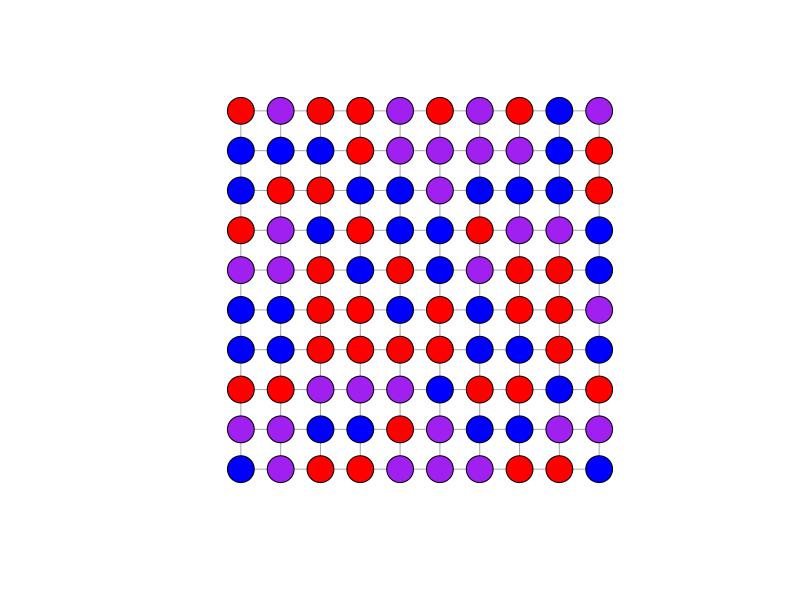
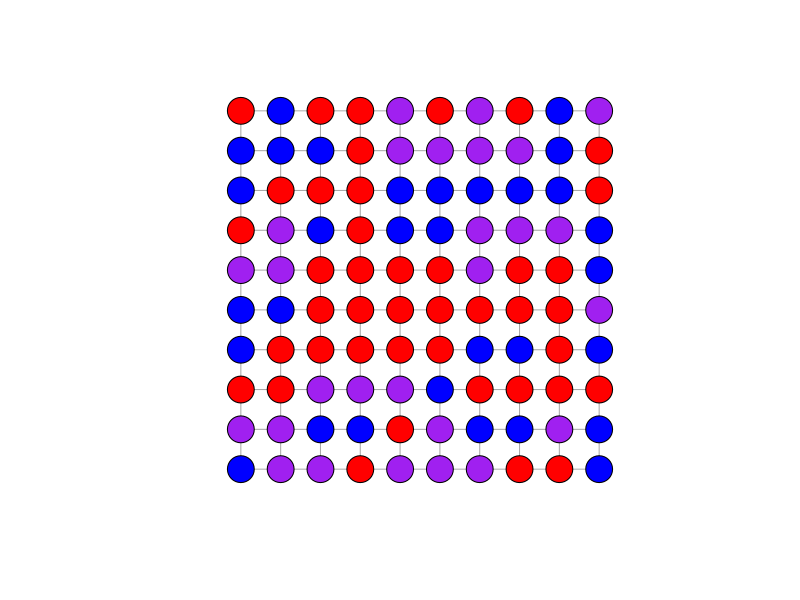
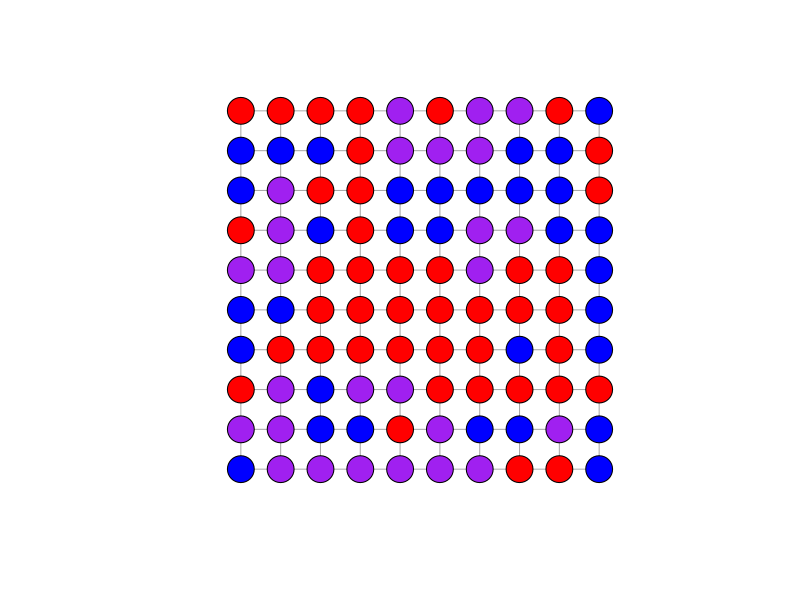
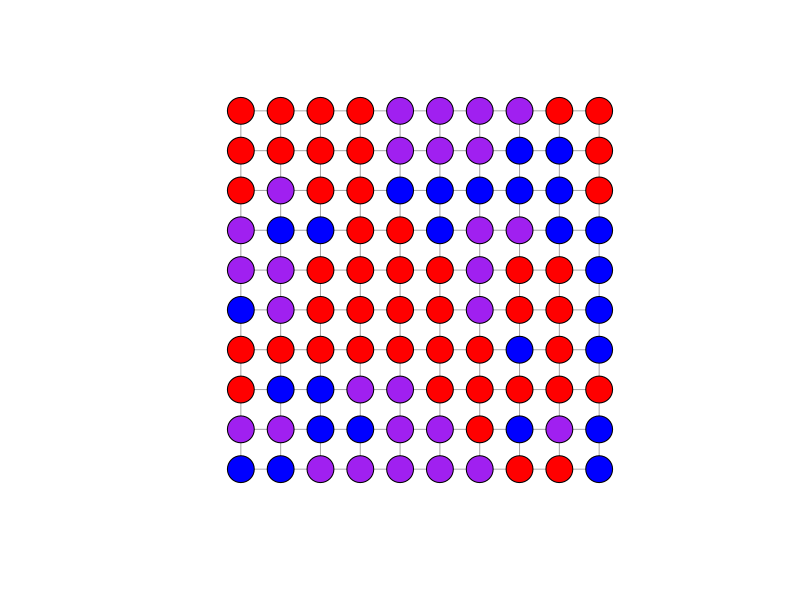
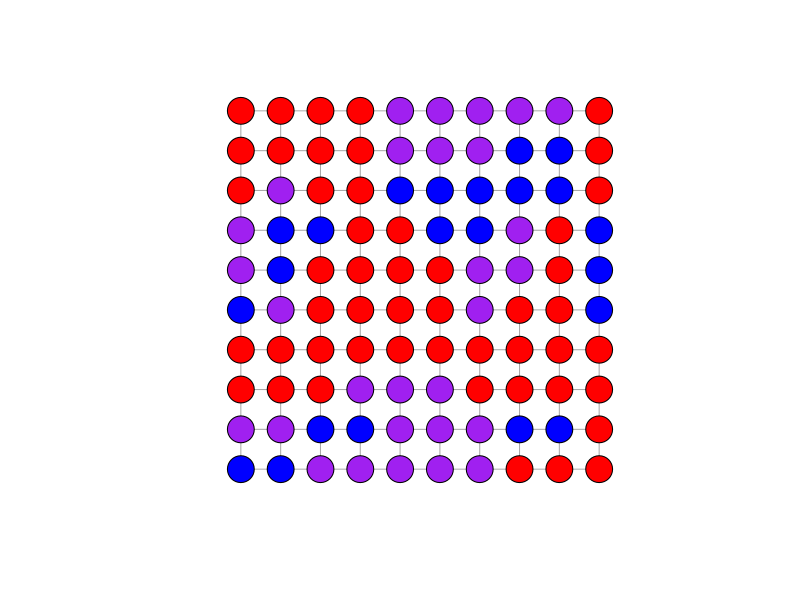
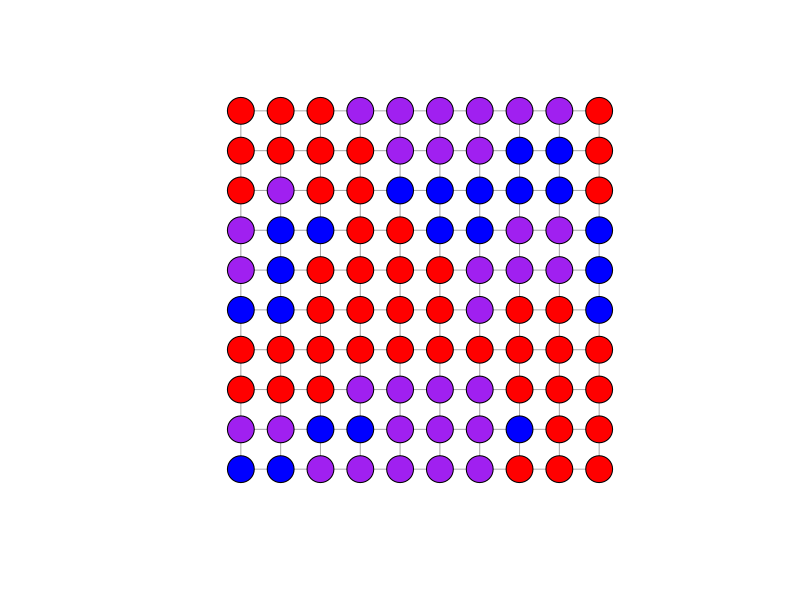
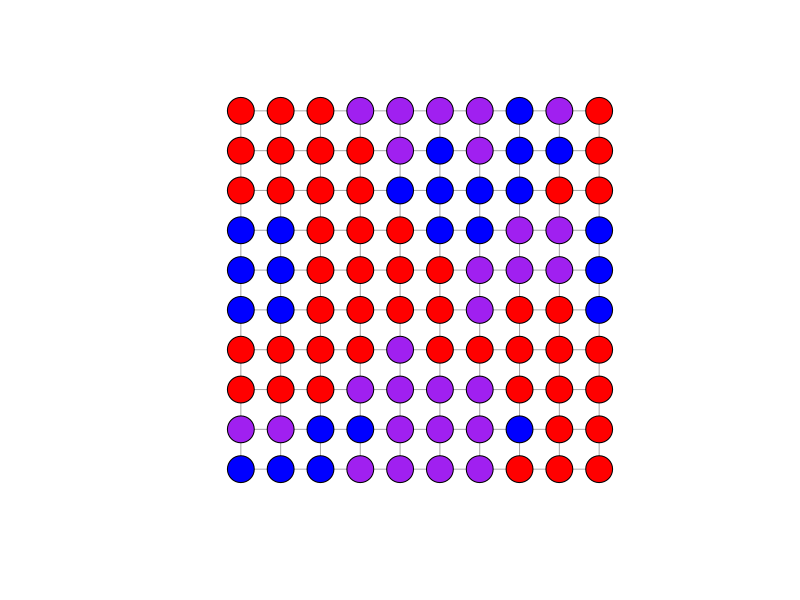
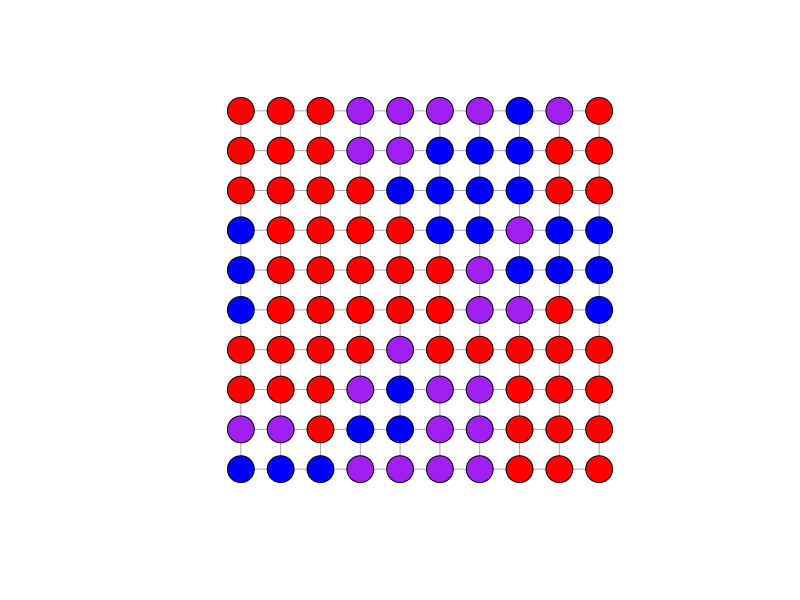

Write the R code that produced these figures, in order.
## ---- chunk 1
# RMarkdown
knitr::opts_chunk$set(echo = TRUE)

# Packages
library(igraph)
library(reshape2)
library(ggplot2)
## ---- chunk 2
# Define function to simulate simple game 
simple_RPS <- function(n_rounds){
  
  # Define size of the lattice
  side_length <- 10 
  
  # Create an empty data.frame to store strategy frequencies
  strat_freq <- data.frame()
  
  # Create a lattice network using the igraph package
  l <- graph.lattice(length = side_length, dim = 2)
  
  # Every individual (vertices) chooses a strategy at random
  V(l)$weapon <- sample(c(1:3), size = length(V(l)), replace = T)
  
  # Colour the different options
  V(l)[weapon==1]$color <- "purple" # Paper
  V(l)[weapon==2]$color <- "blue" # Scissors (sapphire)
  V(l)[weapon==3]$color <- "red" # Rock
  
  # Initial arrangement: 
  plot(l,
       layout = as.matrix(expand.grid(1:side_length, 1:side_length)),
       vertex.label=NA)
  
  # Simulate n rounds
  for(t in 1:n_rounds){
    
    # Pick a random agent
    from <- as.numeric(sample(V(l), 1))
    # Find its neighbours
    nei <- neighbors(l, v = from, mode = 'all')
    
    # If there is only one weapon type left, then stop simulation 
    if(length(unique(V(l)$weapon))==1) {
      stop(paste(unique(V(l)$weapon),
                 'has won the game after',
                 t,
                 'rounds!'))
      } else {
        # If there are multiple weapon types then choose 1 of agent's neighbours
        to <- sample(nei, 1)
        from_to <- c(from, to)
        
        # Find both their weapon types
        w <- as.numeric(V(l)$weapon[from_to])
        
        # If both weapons are equal, nothing happens:
        if(w[1]==w[2]) {} else{
          
          # If one chooses Rock and the other Paper, Paper wins:
          if(max(w) == 3 && min(w) == 1) {
            V(l)$weapon[from_to[w==3]] <- "1" 
            }
          else{
            # For the two other cases, the better weapon wins:
            V(l)$weapon[from_to[w == min(w)]] <- V(l)$weapon[from_to[w == max(w)]]
            }
          }
        }
    
    # Record the frequency of each strategy for each round
    strat_freq <- rbind(strat_freq,
                        c(sum(V(l)$"weapon" == "1"),
                          sum(V(l)$"weapon" == "2"),
                          sum(V(l)$"weapon" == "3")))
    
    # Plot the lattice network every 25th round
    if(t %% 25 == 0){
      V(l)[weapon==1]$color <- "purple" # Paper
      V(l)[weapon==2]$color <- "blue" # Scissors
      V(l)[weapon==3]$color <- "red" # Rock
      
      plot(l,
           layout = as.matrix(expand.grid(1:side_length, 1:side_length)),
           vertex.label=NA)
      }
    }

# Viz changes over time 
names(strat_freq) <- c("Paper", "Scissors", "Rock")
s <- melt(strat_freq)
s$time <- 1:nrow(strat_freq)

ggplot(s, aes(x = time, y = value, col = variable)) + 
  geom_line() + 
  scale_y_continuous("Frequency") +
  scale_x_continuous("Time") +
  scale_color_discrete("Strategy") +
  theme_minimal() +
  theme(axis.title.y = element_text(angle = 0, vjust = 0.5))
}
## ---- chunk 3
# Play for 1000 rounds
simple_RPS(n_rounds = 1000)
